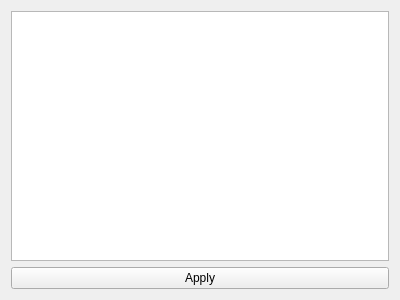
<?xml version="1.0" encoding="UTF-8"?>
<ui version="4.0">
 <class>rawTextEditWindow</class>
 <widget class="QWidget" name="rawTextEditWindow">
  <property name="geometry">
   <rect>
    <x>0</x>
    <y>0</y>
    <width>400</width>
    <height>300</height>
   </rect>
  </property>
  <property name="windowTitle">
   <string>Form</string>
  </property>
  <layout class="QVBoxLayout" name="verticalLayout">
   <item>
    <widget class="QTextEdit" name="textEdit"/>
   </item>
   <item>
    <widget class="QPushButton" name="btnSave">
     <property name="text">
      <string>Apply</string>
     </property>
    </widget>
   </item>
  </layout>
 </widget>
 <resources/>
 <connections/>
</ui>
